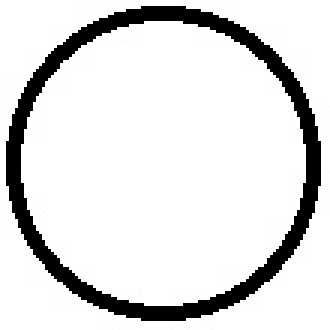
#> input picture Task3_NEW/hole_ring.jpg, 110 x 110 px (shown 3 times larger)
$ jupyter execute --allow-errors task3.ipynb
#> lines starting #> are read from the running program, lines starting #| are printed output that depends on the picture; after the words box and inside, x2 and y2 are one past the last pixel; in counts of white or black regions, pixels touching at a corner belong together
[cell 1]
# импорт библиотек
import cv2
import numpy as np
from IPython.display import Image

[cell 2]
# функция для получения структурирующего элемента из изображения
def get_elem(path):
#> called with path = 'hole_ring.jpg'
    image = cv2.imread(path, cv2.IMREAD_GRAYSCALE)
#> image is the input picture: shape (110, 110); min 0, max 255, mean 221.3
    elem = np.zeros((image.shape[0], image.shape[1]), dtype='uint8')
    for x in range(image.shape[0]):
        for y in range(image.shape[1]):
            if image[x][y] == 0:
                elem[x, y] = 1
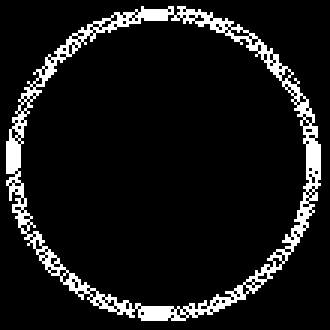
#> elem: shape (110, 110) (shown 3 times larger); values 0 (black) and 1 (white), 9.1% white in thin lines or dots
    return elem

[cell 3]
# загружаем исходное изображение
img = cv2.imread("image.png", cv2.IMREAD_GRAYSCALE)
Image(filename="image.png")

[cell 4]
# шаг 1: получаем центры отверстий
elem1 = get_elem("hole_ring.jpg")
#> (the rest of this cell did not finish here and is left out)

[cell 5]
# шаг 2: получаем восьмиугольники на месте отверстий
elem2 = get_elem('hole_mask.jpg')
#> call 2 of get_elem, with path = 'hole_mask.jpg'
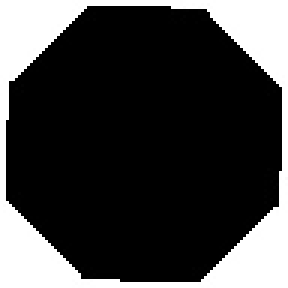
#> input picture Task3_NEW/hole_mask.jpg, 96 x 96 px (shown 3 times larger)
#> in get_elem, image is the input picture: shape (96, 96); min 0, max 255, mean 63.7
#> after the loop in get_elem (call 2), `for x in range(image.shape[0]):`:
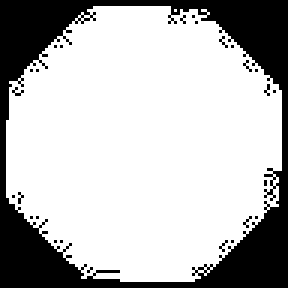
#> elem: shape (96, 96) (shown 3 times larger); values 0 (black) and 1 (white), 72.9% white; 27 black regions (26 under 20 px), largest, box (x1, y1, x2, y2) and area: (0, 0, 96, 96) 2444
#> (the rest of this cell did not finish here and is left out)

#> (a cell that did not finish here is left out)

[cell 7]
# шаг 4: получаем шестерёнки без зубьев
elem4 = get_elem('gear_ring.jpg')
#> call 3 of get_elem, with path = 'gear_ring.jpg'
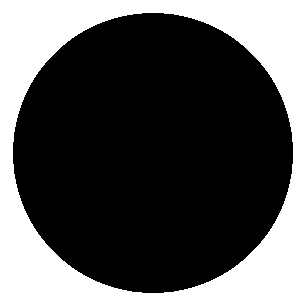
#> input picture Task3_NEW/gear_ring.jpg, 305 x 305 px
#> in get_elem, image is the input picture: shape (305, 305); min 0, max 255, mean 86.2
#> after the loop in get_elem (call 3), `for x in range(image.shape[0]):`:
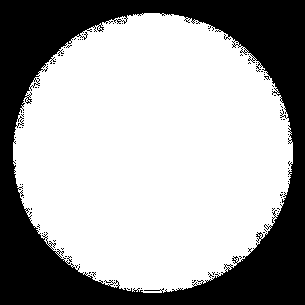
#> elem: shape (305, 305); values 0 (black) and 1 (white), 64.8% white; 90 black regions (89 under 20 px), largest, box (x1, y1, x2, y2) and area: (0, 0, 305, 305) 32572
#> (the rest of this cell did not finish here and is left out)

#> (a cell that did not finish here is left out)

step5 = cv2.dilate(step4, elem5)
cv2.imwrite("step5.png", step5)
Image(filename="step5.png")

#> (a cell that did not finish here is left out)

#> (a cell that did not finish here is left out)

#> (a cell that did not finish here is left out)

#> (a cell that did not finish here is left out)

#> (a cell that did not finish here is left out)

[cell 14]
# шаг 11: выделяем позиции без зубцов
elem11 = get_elem('defect_cue.jpg')
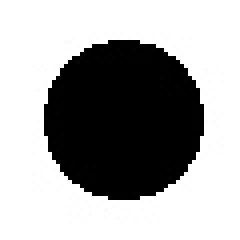
#> input picture Task3_NEW/defect_cue.jpg, 60 x 60 px (shown 4 times larger)
#> in get_elem, image is the input picture: shape (60, 60); min 0, max 255, mean 165.4
#> after the loop in get_elem (call 6), `for x in range(image.shape[0]):`:
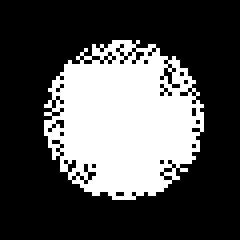
#> elem: shape (60, 60) (shown 4 times larger); values 0 (black) and 1 (white), 31% white; 1 white region, box (x1, y1, x2, y2) and area: (11, 10, 51, 50) 1117
